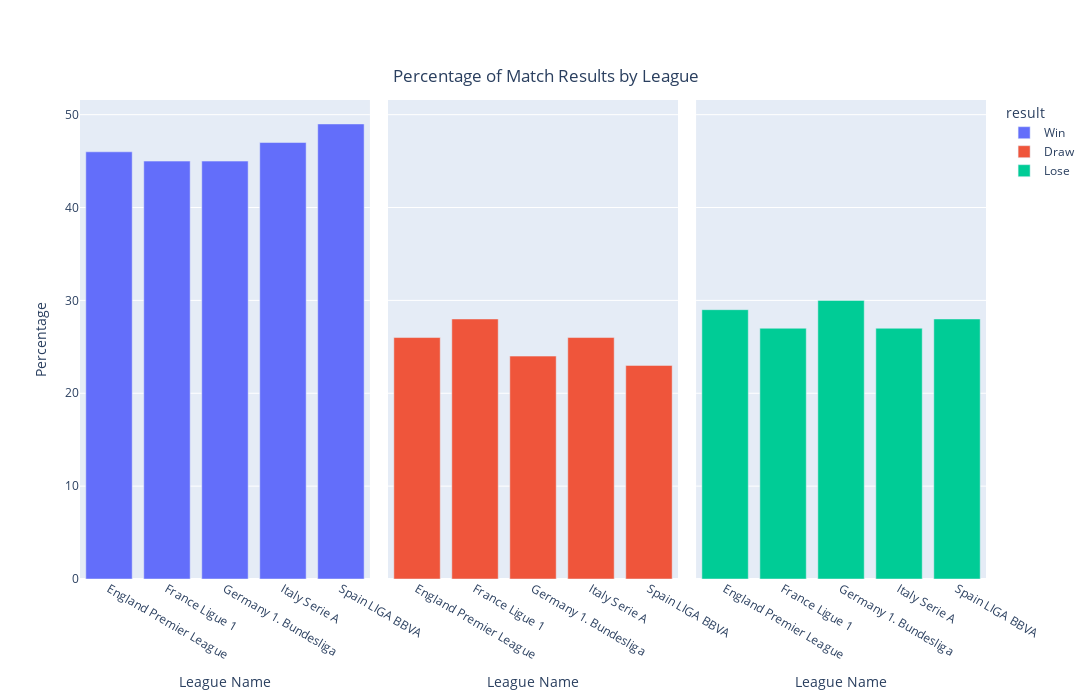

Notebook code cell kept with this figure:
### Markdown cell above
## Win, draw, and loss percentages by league playing at home

### Code cell
result_counts = matches.groupby(['league_name', 'result']).size()

total_counts = matches.groupby('league_name').size()

result_percentages = (result_counts / total_counts).round(2)

result_percentages = result_percentages.reset_index(name='percentage')

result_percentages['percentage'] = result_percentages['percentage'] * 100
result_percentages_long = result_percentages.melt(id_vars=['league_name', 'result'], value_vars='percentage')

fig = px.bar(result_percentages_long, x='league_name', y='value', color='result',
             labels={'value': 'Percentage', 'league_name': 'League Name'},
             facet_col='result', category_orders={'result': ['Win', 'Draw', 'Lose']},
             title='Percentage of Match Results by League',
             hover_data={'result': False})

fig.update_layout(autosize=False, width=1100, height=700,
                  title={'text': "Percentage of Match Results by League",
                         'y': 0.9, 'x': 0.5, 'xanchor': 'center', 'yanchor': 'top'})

fig.layout.annotations = []

fig.show()

### Figure 1 — Plotly figure (JSON) as saved in the notebook; plotly's stock layout.template omitted (floating-point values rounded to 4 significant figures)
{"data": [{"alignmentgroup": "True", "customdata": [["Win"], ["Win"], ["Win"], ["Win"], ["Win"]], "hovertemplate": "League Name=%{x}<br>Percentage=%{y}<extra></extra>", "legendgroup": "Win", "marker": {"color": "#636efa", "pattern": {"shape": ""}}, "name": "Win", "offsetgroup": "Win", "orientation": "v", "showlegend": true, "textposition": "auto", "x": ["England Premier League", "France Ligue 1", "Germany 1. Bundesliga", "Italy Serie A", "Spain LIGA BBVA"], "xaxis": "x", "y": [46.0, 45.0, 45.0, 47.0, 49.0], "yaxis": "y", "type": "bar"}, {"alignmentgroup": "True", "customdata": [["Draw"], ["Draw"], ["Draw"], ["Draw"], ["Draw"]], "hovertemplate": "League Name=%{x}<br>Percentage=%{y}<extra></extra>", "legendgroup": "Draw", "marker": {"color": "#EF553B", "pattern": {"shape": ""}}, "name": "Draw", "offsetgroup": "Draw", "orientation": "v", "showlegend": true, "textposition": "auto", "x": ["England Premier League", "France Ligue 1", "Germany 1. Bundesliga", "Italy Serie A", "Spain LIGA BBVA"], "xaxis": "x2", "y": [26.0, 28.0, 24.0, 26.0, 23.0], "yaxis": "y2", "type": "bar"}, {"alignmentgroup": "True", "customdata": [["Lose"], ["Lose"], ["Lose"], ["Lose"], ["Lose"]], "hovertemplate": "League Name=%{x}<br>Percentage=%{y}<extra></extra>", "legendgroup": "Lose", "marker": {"color": "#00cc96", "pattern": {"shape": ""}}, "name": "Lose", "offsetgroup": "Lose", "orientation": "v", "showlegend": true, "textposition": "auto", "x": ["England Premier League", "France Ligue 1", "Germany 1. Bundesliga", "Italy Serie A", "Spain LIGA BBVA"], "xaxis": "x3", "y": [29.0, 27.0, 30.0, 27.0, 28.0], "yaxis": "y3", "type": "bar"}], "layout": {"xaxis": {"anchor": "y", "domain": [0.0, 0.32], "title": {"text": "League Name"}}, "yaxis": {"anchor": "x", "domain": [0.0, 1.0], "title": {"text": "Percentage"}}, "xaxis2": {"anchor": "y2", "domain": [0.34, 0.66], "matches": "x", "title": {"text": "League Name"}}, "yaxis2": {"anchor": "x2", "domain": [0.0, 1.0], "matches": "y", "showticklabels": false}, "xaxis3": {"anchor": "y3", "domain": [0.68, 1.0], "matches": "x", "title": {"text": "League Name"}}, "yaxis3": {"anchor": "x3", "domain": [0.0, 1.0], "matches": "y", "showticklabels": false}, "legend": {"title": {"text": "result"}, "tracegroupgap": 0}, "title": {"text": "Percentage of Match Results by League", "y": 0.9, "x": 0.5, "xanchor": "center", "yanchor": "top"}, "barmode": "relative", "autosize": false, "width": 1100, "height": 700}}
